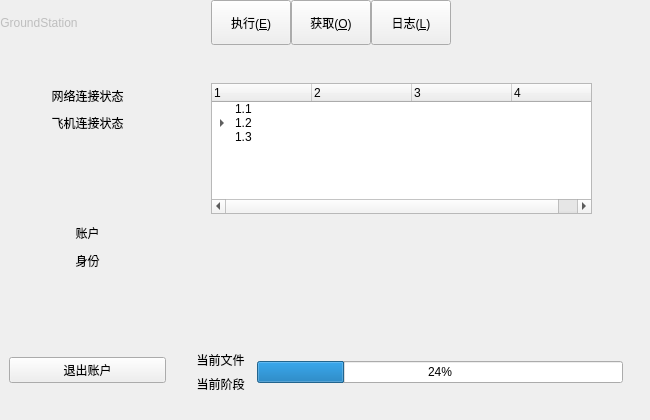
<?xml version="1.0" encoding="UTF-8"?>
<ui version="4.0">
 <class>MainWindow</class>
 <widget class="QMainWindow" name="MainWindow">
  <property name="geometry">
   <rect>
    <x>0</x>
    <y>0</y>
    <width>650</width>
    <height>420</height>
   </rect>
  </property>
  <property name="minimumSize">
   <size>
    <width>650</width>
    <height>420</height>
   </size>
  </property>
  <property name="baseSize">
   <size>
    <width>650</width>
    <height>420</height>
   </size>
  </property>
  <property name="tabletTracking">
   <bool>false</bool>
  </property>
  <property name="windowTitle">
   <string>MainWindow</string>
  </property>
  <property name="styleSheet">
   <string notr="true">color</string>
  </property>
  <widget class="QWidget" name="centralwidget">
   <property name="minimumSize">
    <size>
     <width>650</width>
     <height>420</height>
    </size>
   </property>
   <layout class="QVBoxLayout" name="verticalLayout" stretch="1,0">
    <property name="spacing">
     <number>0</number>
    </property>
    <property name="leftMargin">
     <number>0</number>
    </property>
    <property name="topMargin">
     <number>0</number>
    </property>
    <property name="rightMargin">
     <number>0</number>
    </property>
    <property name="bottomMargin">
     <number>0</number>
    </property>
    <item>
     <widget class="QWidget" name="topBar" native="true">
      <property name="minimumSize">
       <size>
        <width>0</width>
        <height>45</height>
       </size>
      </property>
      <property name="maximumSize">
       <size>
        <width>16777215</width>
        <height>45</height>
       </size>
      </property>
      <property name="font">
       <font>
        <kerning>false</kerning>
       </font>
      </property>
      <layout class="QHBoxLayout" name="horizontalLayout" stretch="1,2,1,1,1,2,1">
       <property name="spacing">
        <number>0</number>
       </property>
       <property name="leftMargin">
        <number>0</number>
       </property>
       <property name="topMargin">
        <number>0</number>
       </property>
       <property name="rightMargin">
        <number>0</number>
       </property>
       <property name="bottomMargin">
        <number>0</number>
       </property>
       <item>
        <widget class="QLabel" name="labelGS">
         <property name="enabled">
          <bool>false</bool>
         </property>
         <property name="text">
          <string>GroundStation</string>
         </property>
         <property name="alignment">
          <set>Qt::AlignmentFlag::AlignCenter</set>
         </property>
        </widget>
       </item>
       <item>
        <spacer name="horizontalSpacer">
         <property name="orientation">
          <enum>Qt::Orientation::Horizontal</enum>
         </property>
         <property name="sizeHint" stdset="0">
          <size>
           <width>40</width>
           <height>20</height>
          </size>
         </property>
        </spacer>
       </item>
       <item>
        <widget class="QPushButton" name="btnExecute">
         <property name="enabled">
          <bool>true</bool>
         </property>
         <property name="sizePolicy">
          <sizepolicy hsizetype="Minimum" vsizetype="Expanding">
           <horstretch>0</horstretch>
           <verstretch>0</verstretch>
          </sizepolicy>
         </property>
         <property name="text">
          <string>执行(&amp;E)</string>
         </property>
         <property name="iconSize">
          <size>
           <width>12</width>
           <height>45</height>
          </size>
         </property>
        </widget>
       </item>
       <item>
        <widget class="QPushButton" name="btnObtain">
         <property name="sizePolicy">
          <sizepolicy hsizetype="Minimum" vsizetype="Expanding">
           <horstretch>0</horstretch>
           <verstretch>0</verstretch>
          </sizepolicy>
         </property>
         <property name="text">
          <string>获取(&amp;O)</string>
         </property>
        </widget>
       </item>
       <item>
        <widget class="QPushButton" name="btnLogs">
         <property name="sizePolicy">
          <sizepolicy hsizetype="Minimum" vsizetype="Expanding">
           <horstretch>0</horstretch>
           <verstretch>0</verstretch>
          </sizepolicy>
         </property>
         <property name="text">
          <string>日志(&amp;L)</string>
         </property>
        </widget>
       </item>
       <item>
        <spacer name="horizontalSpacer_2">
         <property name="orientation">
          <enum>Qt::Orientation::Horizontal</enum>
         </property>
         <property name="sizeHint" stdset="0">
          <size>
           <width>40</width>
           <height>20</height>
          </size>
         </property>
        </spacer>
       </item>
       <item>
        <widget class="QLabel" name="label_2">
         <property name="text">
          <string/>
         </property>
        </widget>
       </item>
      </layout>
     </widget>
    </item>
    <item>
     <widget class="QStackedWidget" name="stackedWidget">
      <property name="enabled">
       <bool>true</bool>
      </property>
      <property name="contextMenuPolicy">
       <enum>Qt::ContextMenuPolicy::DefaultContextMenu</enum>
      </property>
      <property name="currentIndex">
       <number>0</number>
      </property>
      <widget class="QWidget" name="pageExecute">
       <property name="autoFillBackground">
        <bool>false</bool>
       </property>
       <layout class="QHBoxLayout" name="horizontalLayout_5" stretch="1,3">
        <item>
         <widget class="QWidget" name="widget" native="true">
          <layout class="QVBoxLayout" name="verticalLayout_2" stretch="1,1,1,3,1,1,3,1,1">
           <property name="spacing">
            <number>0</number>
           </property>
           <property name="leftMargin">
            <number>0</number>
           </property>
           <property name="topMargin">
            <number>0</number>
           </property>
           <property name="rightMargin">
            <number>0</number>
           </property>
           <property name="bottomMargin">
            <number>0</number>
           </property>
           <item>
            <spacer name="verticalSpacer">
             <property name="orientation">
              <enum>Qt::Orientation::Vertical</enum>
             </property>
             <property name="sizeHint" stdset="0">
              <size>
               <width>20</width>
               <height>40</height>
              </size>
             </property>
            </spacer>
           </item>
           <item>
            <widget class="QLabel" name="label">
             <property name="text">
              <string>网络连接状态</string>
             </property>
             <property name="alignment">
              <set>Qt::AlignmentFlag::AlignCenter</set>
             </property>
            </widget>
           </item>
           <item>
            <widget class="QLabel" name="label_3">
             <property name="text">
              <string>飞机连接状态</string>
             </property>
             <property name="alignment">
              <set>Qt::AlignmentFlag::AlignCenter</set>
             </property>
            </widget>
           </item>
           <item>
            <spacer name="verticalSpacer_2">
             <property name="orientation">
              <enum>Qt::Orientation::Vertical</enum>
             </property>
             <property name="sizeHint" stdset="0">
              <size>
               <width>20</width>
               <height>40</height>
              </size>
             </property>
            </spacer>
           </item>
           <item>
            <widget class="QLabel" name="label_4">
             <property name="text">
              <string>账户</string>
             </property>
             <property name="alignment">
              <set>Qt::AlignmentFlag::AlignCenter</set>
             </property>
            </widget>
           </item>
           <item>
            <widget class="QLabel" name="label_5">
             <property name="text">
              <string>身份</string>
             </property>
             <property name="alignment">
              <set>Qt::AlignmentFlag::AlignCenter</set>
             </property>
            </widget>
           </item>
           <item>
            <spacer name="verticalSpacer_4">
             <property name="orientation">
              <enum>Qt::Orientation::Vertical</enum>
             </property>
             <property name="sizeHint" stdset="0">
              <size>
               <width>20</width>
               <height>40</height>
              </size>
             </property>
            </spacer>
           </item>
           <item>
            <widget class="QPushButton" name="pushButton">
             <property name="text">
              <string>退出账户</string>
             </property>
            </widget>
           </item>
           <item>
            <spacer name="verticalSpacer_3">
             <property name="orientation">
              <enum>Qt::Orientation::Vertical</enum>
             </property>
             <property name="sizeHint" stdset="0">
              <size>
               <width>20</width>
               <height>40</height>
              </size>
             </property>
            </spacer>
           </item>
          </layout>
         </widget>
        </item>
        <item>
         <widget class="QWidget" name="widget_2" native="true">
          <layout class="QVBoxLayout" name="verticalLayout_3" stretch="5,1">
           <item>
            <widget class="QWidget" name="widget_7" native="true">
             <widget class="QTreeWidget" name="treeWidget">
              <property name="geometry">
               <rect>
                <x>30</x>
                <y>20</y>
                <width>381</width>
                <height>131</height>
               </rect>
              </property>
              <column>
               <property name="text">
                <string>1</string>
               </property>
              </column>
              <column>
               <property name="text">
                <string>2</string>
               </property>
              </column>
              <column>
               <property name="text">
                <string>3</string>
               </property>
              </column>
              <column>
               <property name="text">
                <string>4</string>
               </property>
              </column>
              <item>
               <property name="text">
                <string>1.1</string>
               </property>
              </item>
              <item>
               <property name="text">
                <string>1.2</string>
               </property>
               <item>
                <property name="text">
                 <string>1.2.1</string>
                </property>
                <item>
                 <property name="text">
                  <string>1,2,1,1</string>
                 </property>
                </item>
               </item>
              </item>
              <item>
               <property name="text">
                <string>1.3</string>
               </property>
              </item>
             </widget>
            </widget>
           </item>
           <item>
            <widget class="QWidget" name="widget_8" native="true">
             <layout class="QHBoxLayout" name="horizontalLayout_2" stretch="1,6">
              <item>
               <layout class="QVBoxLayout" name="verticalLayout_4">
                <item>
                 <widget class="QLabel" name="label_7">
                  <property name="text">
                   <string>当前文件</string>
                  </property>
                  <property name="alignment">
                   <set>Qt::AlignmentFlag::AlignCenter</set>
                  </property>
                 </widget>
                </item>
                <item>
                 <widget class="QLabel" name="label_8">
                  <property name="text">
                   <string>当前阶段</string>
                  </property>
                  <property name="alignment">
                   <set>Qt::AlignmentFlag::AlignCenter</set>
                  </property>
                 </widget>
                </item>
               </layout>
              </item>
              <item>
               <widget class="QProgressBar" name="progressBar">
                <property name="value">
                 <number>24</number>
                </property>
               </widget>
              </item>
             </layout>
            </widget>
           </item>
          </layout>
         </widget>
        </item>
       </layout>
      </widget>
      <widget class="QWidget" name="pageObtain">
       <widget class="QWidget" name="layoutWidget">
        <property name="geometry">
         <rect>
          <x>0</x>
          <y>-10</y>
          <width>651</width>
          <height>381</height>
         </rect>
        </property>
        <layout class="QHBoxLayout" name="horizontalLayout_4" stretch="1,5">
         <property name="spacing">
          <number>0</number>
         </property>
         <item>
          <widget class="QWidget" name="widget_5" native="true"/>
         </item>
         <item>
          <widget class="QWidget" name="widget_6" native="true">
           <widget class="QLabel" name="label_6">
            <property name="geometry">
             <rect>
              <x>250</x>
              <y>100</y>
              <width>91</width>
              <height>111</height>
             </rect>
            </property>
            <property name="font">
             <font>
              <pointsize>37</pointsize>
             </font>
            </property>
            <property name="text">
             <string>获取</string>
            </property>
           </widget>
          </widget>
         </item>
        </layout>
       </widget>
      </widget>
      <widget class="QWidget" name="pageLogs">
       <widget class="QWidget" name="layoutWidget">
        <property name="geometry">
         <rect>
          <x>0</x>
          <y>0</y>
          <width>651</width>
          <height>371</height>
         </rect>
        </property>
        <layout class="QHBoxLayout" name="horizontalLayout_3" stretch="1,4">
         <property name="spacing">
          <number>0</number>
         </property>
         <item>
          <widget class="QWidget" name="widget_3" native="true"/>
         </item>
         <item>
          <widget class="QWidget" name="widget_4" native="true"/>
         </item>
        </layout>
       </widget>
      </widget>
     </widget>
    </item>
   </layout>
  </widget>
 </widget>
 <resources/>
 <connections/>
</ui>
